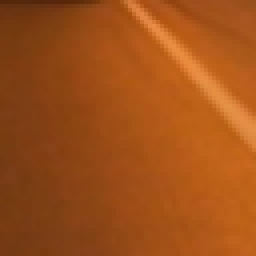
#> input picture cutouts/8.png, 64 x 64 px (shown 4 times larger)
$ python color_histogram.py
#> lines starting #> are read from the running program, lines starting #| are printed output that depends on the picture
import numpy as np
import cv2
import matplotlib.pyplot as plt
import matplotlib.image as mpimg

image = mpimg.imread('./cutouts/8.png')
#> image is the input picture: shape (64, 64, 3) float32; mean R, G, B 0.626, 0.315, 0.0955


# Define a function to compute color histogram features
def color_hist(img, nbins=32, bins_range=(0, 256)):
#> called with nbins = 32, bins_range = (0, 256)
    img_copy = np.copy(img)
    # Compute the histogram of the RGB channels separately
    rhist = np.histogram(img_copy[:,:, 0], bins=32, range=(0, 256))
    ghist = np.histogram(img_copy[:,:, 1], bins=32, range=(0, 256))
    bhist = np.histogram(img_copy[:,:, 2], bins=32, range=(0, 256))
    # Generating bin centers
    bin_start = rhist[1]
#> bin_start = 33 values from 0 to 256
    bin_centers = (bin_start[1:] + bin_start[:len(bin_start)-1])/2
#> bin_centers = 32 values from 4 to 252
    # Concatenate the histograms into a single feature vector
    hist_features = np.concatenate((rhist[0], ghist[0], bhist[0]))
#> hist_features = 96 values, max 4096 at index 0, min 0 at index 1, mean 128
    # Return the individual histograms, bin_centers and feature vector
    return rhist, ghist, bhist, bin_centers, hist_features


rh, gh, bh, bincen, feature_vec = color_hist(image, nbins=32, bins_range=(0, 256))
#> bincen = 32 values from 4 to 252; feature_vec has the same summary as hist_features in color_hist

# Plot a figure with all three bar charts
if rh is not None:
    fig = plt.figure(figsize=(12, 3))
    plt.subplot(131)
    plt.bar(bincen, rh[0])
    plt.xlim(0, 256)
    plt.title('R Histogram')
    plt.subplot(132)
    plt.bar(bincen, gh[0])
    plt.xlim(0, 256)
    plt.title('G Histogram')
    plt.subplot(133)
    plt.bar(bincen, bh[0])
    plt.xlim(0, 256)
    plt.title('B Histogram')
    fig.tight_layout()
    plt.show()
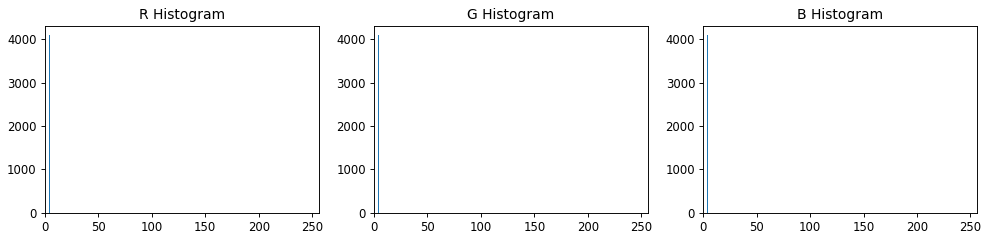
#> figure drawn by matplotlib, 3 panels; panel 1: tallest bar 4096 high, from x = 3.6 to 4.4; panel 2: tallest bar 4096 high, from x = 3.6 to 4.4; panel 3: tallest bar 4096 high, from x = 3.6 to 4.4
else:
    print('Your function is returning None for at least one variable...')
